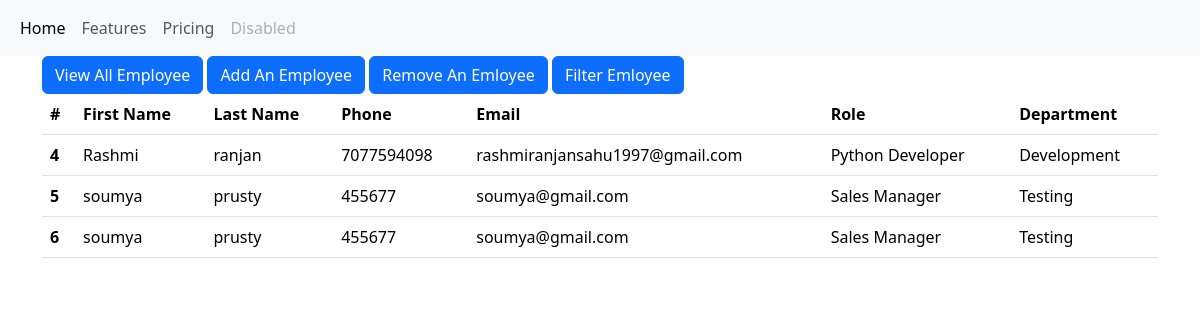
The app's page /all_emp with its own data.
### employee/models.py (models this page shows, shortened)
class Employee(models.Model):
    first_name = models.CharField(max_length=100,null=False)
    lastname =  models.CharField(max_length=100)
    email = models.CharField(max_length=50)
    dept = models.ForeignKey(Department,on_delete=models.CASCADE)
    salary = models.IntegerField()
    bonus = models.IntegerField()
    role = models.ForeignKey(Role,on_delete=models.CASCADE)
    phone = models.IntegerField()
    hire_date = models.DateField()

class Role(models.Model):
    name = models.CharField(max_length=100,null=False)

class Department(models.Model):
    name = models.CharField(max_length=100,null=False)
    location =  models.CharField(max_length=100)

### employee/views.py (the view)
# urls.py: path('all_emp',views.all_emp,name='all_emp' ),
def all_emp(request):
    emps = Employee.objects.all()
    context = {'emps':emps}
    return render(request,'all_emp.html',context)

### employee/templates/all_emp.html (shortened to what this page needs)
<!doctype html>
<html lang="en">
  <head>
    <link href="https://cdn.jsdelivr.net/npm/bootstrap@5.3.1/dist/css/bootstrap.min.css" rel="stylesheet">
  </head>
  <body>
    <nav class="navbar navbar-expand-lg bg-body-tertiary">
        <div class="container-fluid">
          <div class="collapse navbar-collapse" id="navbarNav">
            <ul class="navbar-nav">
              <li class="nav-item">
                <a class="nav-link active" aria-current="page" href="#">Home</a>
              </li>
              <li class="nav-item">
                <a class="nav-link" href="#">Features</a>
              </li>
              <li class="nav-item">
                <a class="nav-link" href="#">Pricing</a>
              </li>
              <li class="nav-item">
                <a class="nav-link disabled" aria-disabled="true">Disabled</a>
              </li>
            </ul>
          </div>
        </div>
      </nav>
<div class="container">
    <a class="btn btn-primary" href="/all_emp" role="button">View All Employee</a>
    <a class="btn btn-primary" href="/add_emp" role="button">Add An Employee</a>
    <a class="btn btn-primary" href="/remove_emp" role="button">Remove An Emloyee</a>
    <a class="btn btn-primary" href="/filter_emp" role="button">Filter Emloyee</a>
    </div>
    <div class="container">
    <table class="table">
        <thead>
          <tr>
            <th scope="col">#</th>
            <th scope="col">First Name</th>
            <th scope="col">Last Name</th>
            <th scope="col">Phone</th>
            <th scope="col">Email</th>
            <th scope="col">Role</th>
            <th scope="col">Department</th>
          </tr>
        </thead>
        {% for emp in emps %}
        <tbody>
          <tr>
            <th scope="row">{{emp.id}}</th>
            <td>{{emp.first_name}}</td>
            <td>{{emp.lastname}}</td>
            <td>{{emp.phone}}</td>
            <td>{{emp.email}}</td>
            <td>{{emp.role.name}}</td>
            <td>{{emp.dept.name}}</td>
          </tr>
        </tbody>
        {% endfor %}
      </table>
    </div>
  </body>
</html>

### records on screen
Employee: id "4", first_name "Rashmi", lastname "ranjan", phone "7077594098", email "rashmiranjansahu1997@gmail.com", role.name "Python Developer", dept.name "Development"
Employee: id "5", first_name "soumya", lastname "prusty", phone "455677", email "soumya@gmail.com", role.name "Sales Manager", dept.name "Testing"
Employee: id "6", first_name "soumya", lastname "prusty", phone "455677", email "soumya@gmail.com", role.name "Sales Manager", dept.name "Testing"
